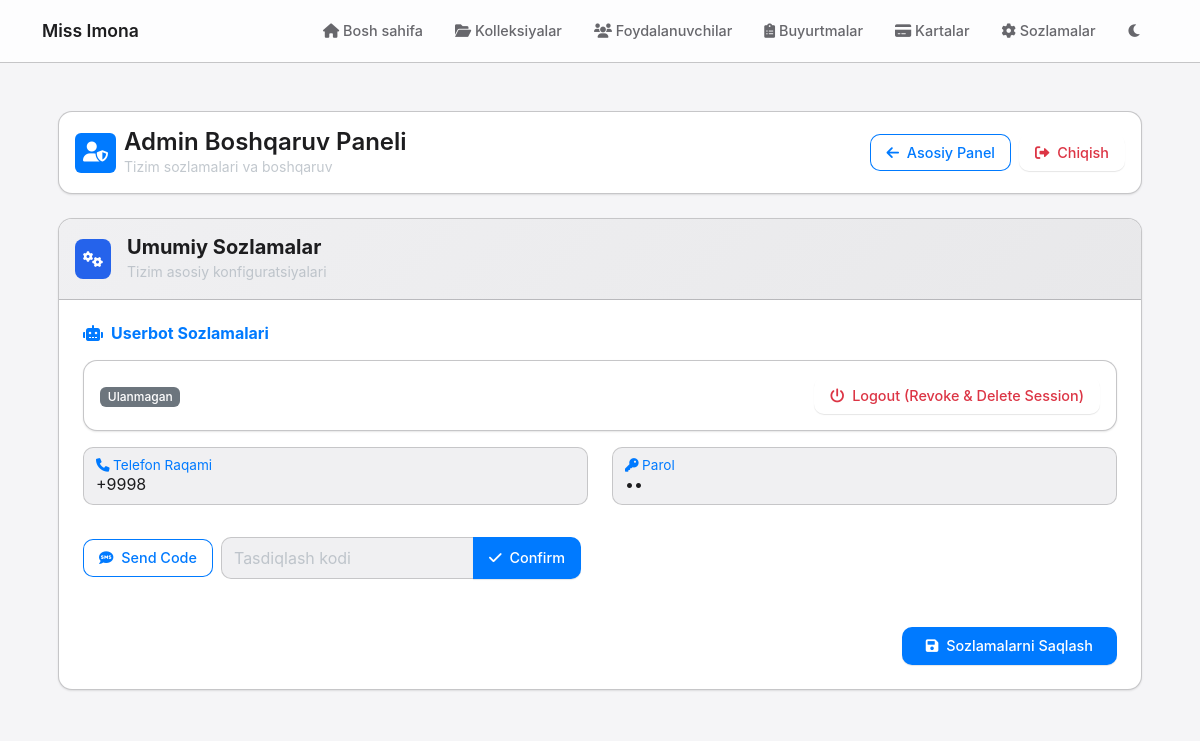
Before: /legacy-admin-panel (signed in) with the older database file.
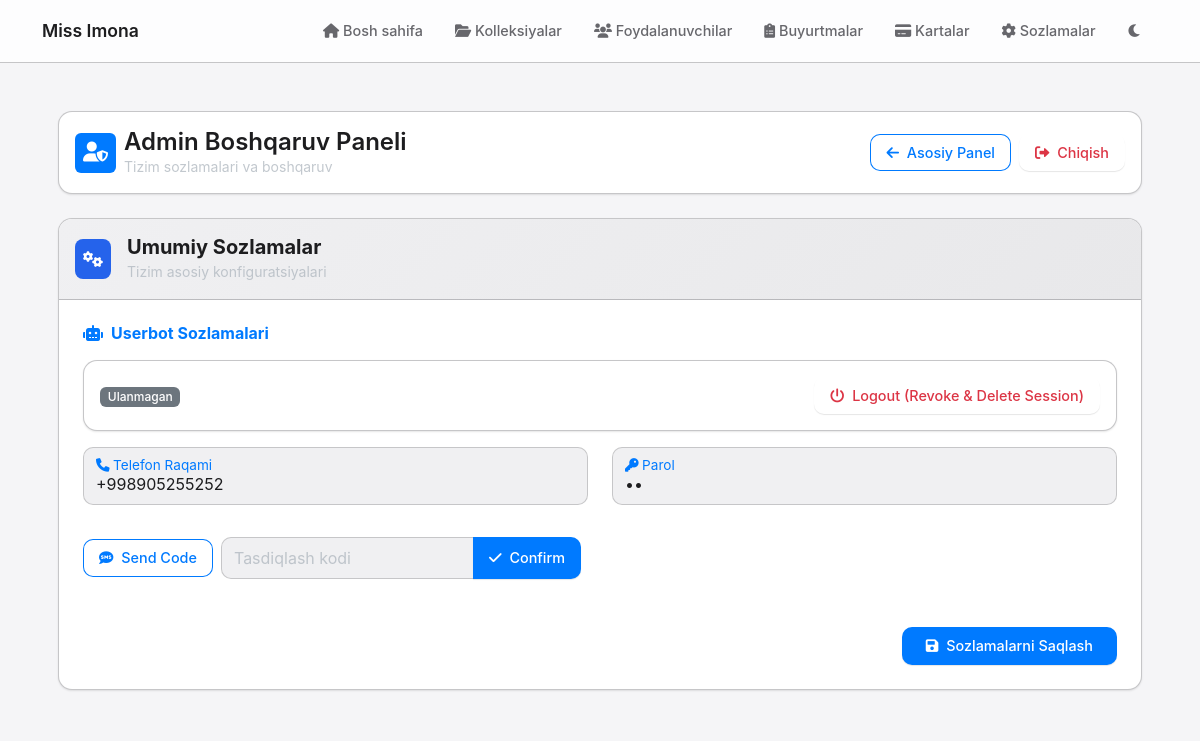
After: the same page with the newer database file.
### tables this page shows
CREATE TABLE settings (
                key TEXT PRIMARY KEY,
                value TEXT
            );

### src/web_app.py (the view)
@admin_router.get("/legacy-admin-panel", response_class=HTMLResponse, dependencies=[Depends(verify_jwt)])
async def admin_panel_legacy(request: Request):
    current_user = request.state.current_user
    if not current_user:
        return RedirectResponse(url="/auth")
    context = {
        "request": request,
        "current_user": current_user,
        "settings": config_db_service.get_all_settings(),
        "admins": config_db_service.get_all_admins(),
        "logs": config_db_service.get_audit_logs(100),
        "messages": request.session.pop("_messages", []),
        "userbot_status": await get_userbot_status(),
    }
    return templates.TemplateResponse("admin.html", context)

### templates/admin.html (shortened to what this page needs)
{% extends "base.html" %}  {% block content %}
{% if not current_user %}
<div
  class="row justify-content-center align-items-center"
  style="min-height: 70vh"
>
  <div class="col-md-6 col-lg-4">
    <div class="card">
      <div class="card-body p-4">
        <h3 class="card-title text-center mb-4">
          <i class="fas fa-shield-alt me-2 text-primary"></i>
          Admin Kirish
        </h3>
        {% if error %}
        <div class="alert alert-danger">{{ error }}</div>
        {% endif %}
        <form action="/auth/login" method="post">
          <div class="mb-3">
            <label for="username" class="form-label">Foydalanuvchi nomi</label>
            <input
              type="text"
              class="form-control"
              id="username"
              name="username"
              required
            />
          </div>
          <div class="mb-3">
            <label for="password" class="form-label">Parol</label>
            <input
              type="password"
              class="form-control"
              id="password"
              name="password"
              required
            />
          </div>
          <div class="d-grid">
            <button type="submit" class="btn btn-primary">
              <i class="fas fa-sign-in-alt me-2"></i>
              Kirish
            </button>
          </div>
        </form>
      </div>
    </div>
  </div>
</div>
{% else %}
<main class="admin-main">
  <div class="card mb-4">
    <div class="card-body p-3">
      <div class="d-flex align-items-center justify-content-between">
        <div class="d-flex align-items-center gap-2">
          <div class="p-2 bg-primary rounded">
            <i class="fas fa-user-shield text-white fs-5"></i>
          </div>
          <div>
            <h4 class="mb-0 fw-semibold">Admin Boshqaruv Paneli</h4>
            <p class="text-muted mb-0 small d-none d-md-block">
              Tizim sozlamalari va boshqaruv
            </p>
          </div>
        </div>
        <div class="d-flex gap-2">
          <a href="/" class="btn btn-outline-primary btn-sm">
            <i class="fas fa-arrow-left me-1"></i>
            <span class="d-none d-md-inline">Asosiy Panel</span>
          </a>
          <a href="/auth/logout" class="btn btn-outline-danger btn-sm">
            <i class="fas fa-sign-out-alt me-1"></i>
            <span class="d-none d-md-inline">Chiqish</span>
          </a>
        </div>
      </div>
    </div>
  </div>
  <div class="admin-section">
    <div class="admin-section-header">
      <div class="d-flex align-items-center gap-3">
        <div class="p-2 rounded-3" style="background: var(--primary)">
          <i class="fas fa-cogs text-white"></i>
        </div>
        <div>
          <h5 class="mb-0 fw-bold">Umumiy Sozlamalar</h5>
          <small class="text-muted">Tizim asosiy konfiguratsiyalari</small>
        </div>
      </div>
    </div>
    <div class="admin-section-content">
      <form action="/settings" method="post">
        <div class="mb-5">
          <h6 class="fw-bold text-primary mb-3">
            <i class="fas fa-robot me-2"></i>Userbot Sozlamalari
          </h6>
          <div class="card mb-3">
            <div
              class="card-body d-flex flex-wrap align-items-center justify-content-between"
            >
              <div class="mb-2 mb-md-0">
                {% if userbot_status and userbot_status.authorized %}
                <span class="badge bg-success">Ulangan</span>
                {% if userbot_status.me and userbot_status.me.name %}
                <span class="ms-2">{{ userbot_status.me.name }}</span>
                {% endif %} {% elif userbot_status and userbot_status.connected
                %}
                <span class="badge bg-warning text-dark">Ulanmoqda</span>
                {% else %}
                <span class="badge bg-secondary">Ulanmagan</span>
                {% endif %}
              </div>
              <div class="d-flex gap-2">
                <button
                  type="submit"
                  class="btn btn-outline-danger btn-sm"
                  form="userbot-logout-form"
                  formnovalidate
                >
                  <i class="fas fa-power-off me-1"></i> Logout (Revoke & Delete
                  Session)
                </button>
              </div>
            </div>
          </div>
          <div class="row mb-3">
            <div class="col-md-6">
              <div class="form-floating">
                <input
                  type="text"
                  class="form-control"
                  id="userbot_phone_number"
                  name="userbot_phone_number"
                  placeholder="Telefon raqami"
                  value="{{ settings.userbot_phone_number }}"
                />
                <label for="userbot_phone_number">
                </label>
              </div>
            </div>
            <div class="col-md-6">
              <div class="form-floating">
                <input
                  type="password"
                  class="form-control"
                  id="userbot_password"
                  name="userbot_password"
                  placeholder="Parol"
                  value="{{ settings.userbot_password }}"
                />
                <label for="userbot_password">
                </label>
              </div>
            </div>
          </div>
          <div class="d-flex gap-2 mt-3 align-items-center">
            <button
              type="submit"
              class="btn btn-outline-primary"
              form="userbot-login-form"
              formnovalidate
            >
              <i class="fas fa-sms me-1"></i> Send Code
            </button>
            <div class="input-group" style="max-width: 360px">
              <input
                type="text"
                class="form-control"
                name="code"
                placeholder="Tasdiqlash kodi"
                form="userbot-code-form"
              />
              <button
                type="submit"
                class="btn btn-primary"
                form="userbot-code-form"
                formnovalidate
              >
                <i class="fas fa-check me-1"></i> Confirm
              </button>
            </div>
          </div>
        </div>
        <div class="d-flex justify-content-end">
          <button type="submit" class="btn btn-primary btn-lg px-4">
            <i class="fas fa-save me-2"></i>Sozlamalarni Saqlash
          </button>
        </div>
      </form>
    </div>
  </div>
</main>
{% endif %} {% endblock %}

### templates/base.html (shortened to what this page needs)
<!DOCTYPE html>
<html lang="uz" data-bs-theme="dark">
  <head>
    <link
      href="https://cdn.jsdelivr.net/npm/bootstrap@5.3.0/dist/css/bootstrap.min.css"
      rel="stylesheet"
    />
    <link
      href="https://cdnjs.cloudflare.com/ajax/libs/font-awesome/6.0.0/css/all.min.css"
      rel="stylesheet"
    />
  </head>
  <body>
    <nav class="navbar navbar-expand-lg">
      <div class="container">
        <a class="navbar-brand" href="/"> Miss Imona </a>
        <div class="collapse navbar-collapse" id="navbarNav">
          <ul class="navbar-nav ms-auto">
            <li class="nav-item">
              <a class="nav-link" href="/">
                <i class="fas fa-home"></i>
                <span class="nav-text">Bosh sahifa</span>
              </a>
            </li>
            <li class="nav-item">
              <a class="nav-link" href="/collections">
                <i class="fas fa-folder-open"></i>
                <span class="nav-text">Kolleksiyalar</span>
              </a>
            </li>
            <li class="nav-item">
              <a class="nav-link" href="/users">
                <i class="fas fa-users"></i>
                <span class="nav-text">Foydalanuvchilar</span>
              </a>
            </li>
            <li class="nav-item">
              <a class="nav-link" href="/orders">
                <i class="fas fa-clipboard-list"></i>
                <span class="nav-text">Buyurtmalar</span>
              </a>
            </li>
            <li class="nav-item">
              <a class="nav-link" href="/cards">
                <i class="fas fa-credit-card"></i>
                <span class="nav-text">Kartalar</span>
              </a>
            </li>
            <li class="nav-item">
              <a class="nav-link" href="/settings">
                <i class="fas fa-cog"></i>
                <span class="nav-text">Sozlamalar</span>
              </a>
            </li>
            <li class="nav-item d-none d-md-block">
              <button
                class="nav-link border-0 bg-transparent"
                onclick="toggleTheme()"
                id="themeToggle"
                title="Mavzu almashtirish"
              >
                <i class="fas fa-moon" id="themeIcon"></i>
              </button>
            </li>
          </ul>
        </div>
      </div>
    </nav>
    <main class="container mt-4">{% block content %}{% endblock %}</main>
  </body>
</html>

### templates/admin.html (style rules this page uses)
.admin-main { padding: var(--spacing-xl) var(--spacing-lg); background: var(--bg-primary); max-width: 1200px; margin: 0 auto; }
.admin-section { background: var(--bg-secondary); border: 1px solid var(--separator); border-radius: var(--radius-lg); box-shadow: var(--shadow-sm); overflow: hidden; }
.admin-section-header { padding: var(--spacing-lg); background: linear-gradient( 135deg, var(--bg-tertiary), var(--bg-quaternary) ); border-bottom: 1px solid var(--separator); }
.admin-section-content { padding: var(--spacing-xl); }
.form-floating { margin-bottom: var(--spacing-lg); }

Changed rows visible on the page:
changed settings (number 1 of 2 on the later page): userbot_phone_number "+9998" → "+998905255252"
